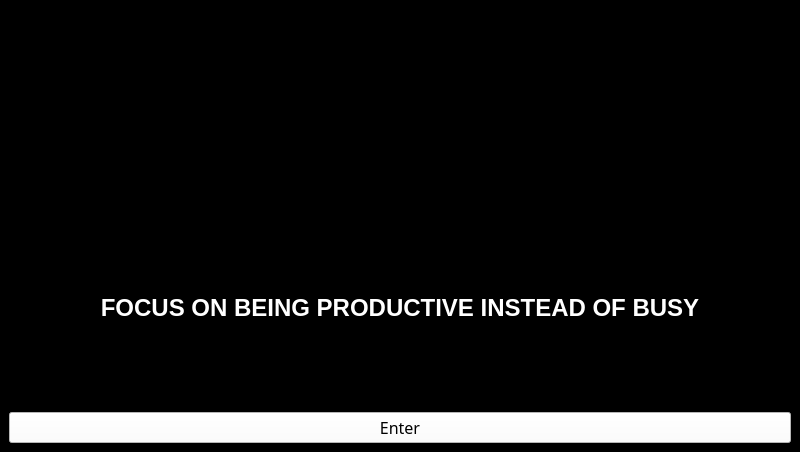
<?xml version="1.0" encoding="UTF-8"?>
<ui version="4.0">
 <class>MainWindow</class>
 <widget class="QMainWindow" name="MainWindow">
  <property name="geometry">
   <rect>
    <x>0</x>
    <y>0</y>
    <width>800</width>
    <height>452</height>
   </rect>
  </property>
  <property name="windowTitle">
   <string>MainWindow</string>
  </property>
  <property name="styleSheet">
   <string notr="true">
background-color: rgb(0, 0, 0);</string>
  </property>
  <widget class="QWidget" name="centralwidget">
   <layout class="QVBoxLayout" name="verticalLayout">
    <item alignment="Qt::AlignHCenter">
     <widget class="QLabel" name="image">
      <property name="text">
       <string/>
      </property>
     </widget>
    </item>
    <item alignment="Qt::AlignVCenter">
     <widget class="QLabel" name="label">
      <property name="font">
       <font>
        <pointsize>18</pointsize>
        <bold>true</bold>
       </font>
      </property>
      <property name="styleSheet">
       <string notr="true">*{
text color:white:
}</string>
      </property>
      <property name="text">
       <string>&lt;html&gt;&lt;head/&gt;&lt;body&gt;&lt;p align=&quot;center&quot;&gt;&lt;span style=&quot; color:#ffffff;&quot;&gt;FOCUS ON BEING PRODUCTIVE INSTEAD OF BUSY&lt;/span&gt;&lt;/p&gt;&lt;/body&gt;&lt;/html&gt;</string>
      </property>
     </widget>
    </item>
    <item>
     <widget class="QPushButton" name="enter">
      <property name="font">
       <font>
        <family>Segoe Script</family>
        <pointsize>12</pointsize>
       </font>
      </property>
      <property name="styleSheet">
       <string notr="true">background-color: rgb(255, 255, 255);</string>
      </property>
      <property name="text">
       <string>Enter</string>
      </property>
     </widget>
    </item>
   </layout>
  </widget>
 </widget>
 <resources/>
 <connections/>
</ui>
